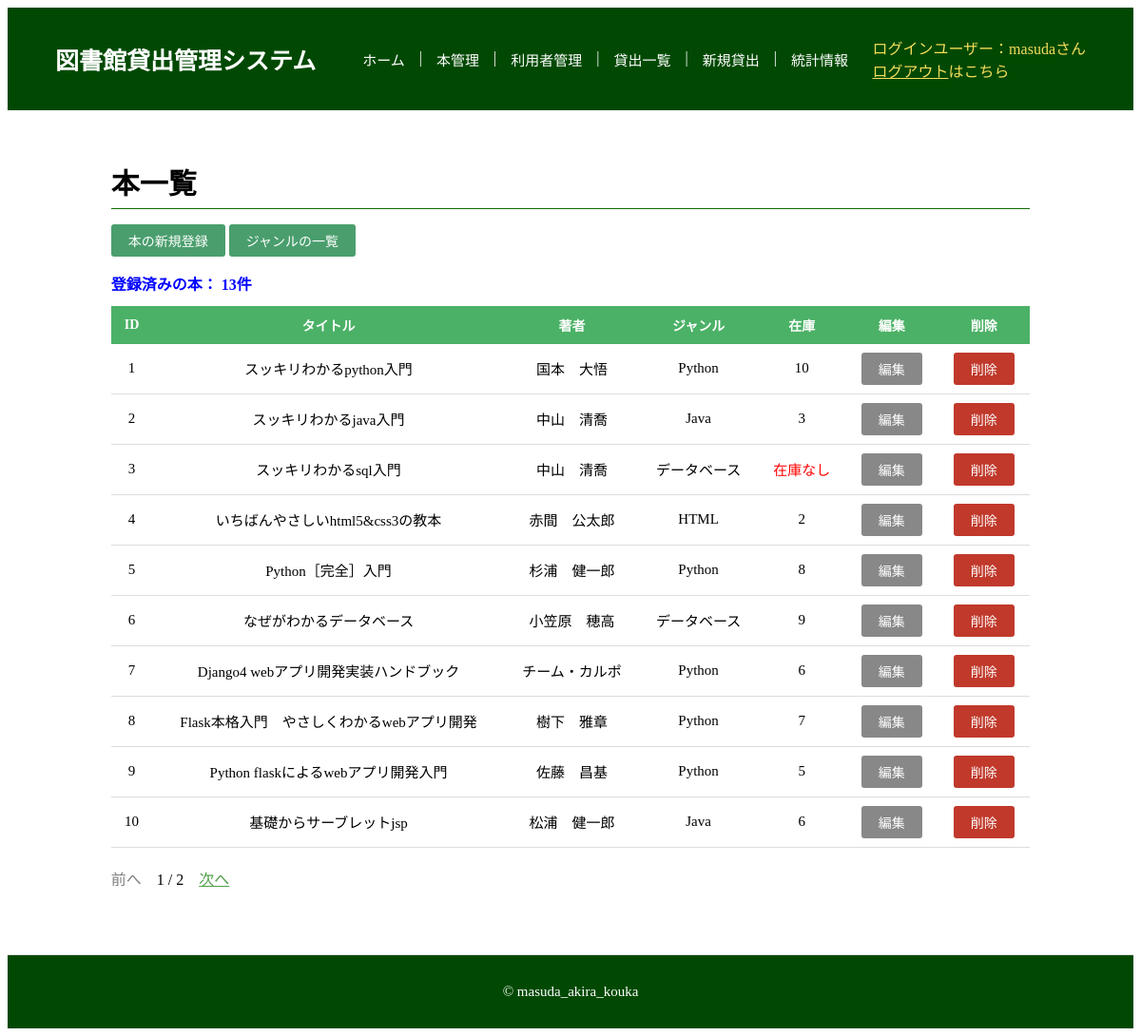
Page /books/books_list (signed in) on the committed database.
### models.py (models this page shows, shortened)
class LoginUser(db.Model, UserMixin):
    __tablename__ = "login_users"
    id = db.Column(db.Integer, primary_key=True)
    username = db.Column(db.String(30), unique=True, nullable=False, index=True)
    email = db.Column(db.String(255), unique=True, nullable=False, index=True)
    password_hash = db.Column(db.String(255), nullable=False)
    created_at = db.Column(db.DateTime, default=datetime.now)
    updated_at = db.Column(db.DateTime, default=datetime.now, onupdate=datetime.now)
    @property
    def password(self):
        raise AttributeError("読み取り不可")

class Book(db.Model):
    __tablename__ = "books"
    book_id = db.Column(db.Integer, primary_key=True)
    title = db.Column(db.String(255), nullable=False)
    author = db.Column(db.String(255), nullable=False)
    genre_id = db.Column(db.Integer, db.ForeignKey("book_genres.genre_id"), nullable=False)
    stock = db.Column(db.Integer, nullable=False)
    book_borrowed_count = db.Column(db.Integer, nullable=False, default=0)

class BookGenre(db.Model):
    __tablename__ = "book_genres"
    genre_id = db.Column(db.Integer, primary_key=True)
    genre_name = db.Column(db.String(255), nullable=False)
    genre_borrowed_count = db.Column(db.Integer, nullable=False, default=0)

### application/books/views.py (the view)
@books.route("/books_list")
@login_required
def books_list():
    books = db.session.query(Book,BookGenre.genre_name).join(BookGenre, Book.genre_id == BookGenre.genre_id).all()
    form = DeleteForm()
    books_pag,page,total_pages = pagination(books)
    return render_template("books/list.html",
                           books_all=books,
                           books=books_pag,
                           page=page,
                           total_pages=total_pages,
                           form=form)

### application/books/forms.py
class DeleteForm(FlaskForm):
    submit = SubmitField("削除")

### app.py (called while the page is built)
@app.template_filter('stock_zero')
def stock_zero(value):
    if value == 0:
        return '在庫なし'
    return value

@app.before_request
def load_user():
    user_id = session.get('_user_id')
    if user_id is None:
        g.user = None
    else:
        g.user = LoginUser.query.get(user_id)

### application/kyotu.py (called while the page is built)
def pagination(db):
    page = request.args.get("page", default=1, type=int)
    per_page = 10
    total = len(db)
    total_pages = (total + per_page - 1) // per_page
    if page < 1:
        page = 1
    if total_pages > 0 and page > total_pages:
        page = total_pages
    start = (page - 1) * per_page
    end = start + per_page
    db_list = db[start:end]
    return db_list, page, total_pages

### models.py (called while the page is built)
@login_manager.user_loader
def load_user(user_id):
    return LoginUser.query.get(user_id)

### templates/books/list.html (shortened to what this page needs)
{% extends "base.html" %}
{% block content %}
<h2 class="site-h2">本一覧</h2>
<p><a href="{{ url_for('books.books_new') }}" class="btn btn-primary">本の新規登録</a>
<a href="{{ url_for('book_genres.book_genres_list') }}" class="btn btn-primary">ジャンルの一覧</a></p>
<div class="message-box">登録済みの本：
    {{ books_all| length }}件
</div>
{% if books %}
<table class="mt-16">
    <tr>
        <th>ID</th>
        <th>タイトル</th>
        <th>著者</th>
        <th>ジャンル</th>
        <th>在庫</th>
        <th>編集</th>
        <th>削除</th>
    </tr>
    {% for book, genre_name in books %}
    <tr>
        <td>{{ book.book_id }}</td>
        <td>
            {{ book.title| capitalize }}
        </td>
        <td>{{ book.author }}</td>
        <td>{{ genre_name }}</td>
        {% if book.stock == 0 %}
        <td><span style="color:red">{{ book.stock| stock_zero }}</span></td>
        {% else %}
        <td>{{ book.stock| stock_zero }}</td>
        {% endif %}
        <td>
            <a href="{{ url_for('books.books_update', id=book.book_id) }}" class="btn btn-secondary">編集</a>
        </td>
        <td>
            <form method="post" action="{{ url_for('books.books_delete', id=book.book_id) }}">
                {{ form.submit(class="btn btn-danger", onclick="return confirm('本当に削除しますか？')") }}
            </form>
        </td>
    </tr>
    {% endfor %}
</table>
{% if total_pages > 1 %}
<div style="margin-top: 20px;">
    {% if page > 1 %}
        <a href="{{ url_for('books.books_list', page=page-1) }}">前へ</a>
    {% else %}
        <span style="color: grey;">前へ</span>
    {% endif %}
    <span style="margin: 0 12px;">{{ page }} / {{ total_pages }}</span>
    {% if page < total_pages %}
        <a href="{{ url_for('books.books_list', page=page+1) }}">次へ</a>
    {% else %}
        <span style="color: grey;">次へ</span>
    {% endif %}
</div>
{% endif %}
{% else %}
<p class="mt-16">本が登録されていません。</p>
{% endif %}
{% endblock %}

### templates/base.html (shortened to what this page needs)
<!DOCTYPE html>
<html lang="ja">
<head>
    <link rel="stylesheet" href="{{ url_for('static', filename='style.css') }}" />
</head>
<body class="site-body">
    <header class="site-header">
        <div class="header-inner">
            <span class="site-title">図書館貸出管理システム</span>
            <nav class="nav-links">
                <a href="{{ url_for('home') }}">ホーム</a>|
                <a href="{{ url_for('books.books_list') }}">本管理</a>|
                <a href="{{ url_for('users.users_list') }}">利用者管理</a>|
                <a href="{{ url_for('borrows.borrows_active_list') }}">貸出一覧</a>|
                <a href="{{ url_for('borrows.borrows_new') }}">新規貸出</a>|
                <a href="{{ url_for('ranking.ranking_list') }}">統計情報</a>
            </nav>
            {% if g.user %}
            <div class="user-info">
                <span>ログインユーザー：{{ g.user.username }}さん</span><br>
                <a href="{{ url_for('auth.logout') }}">ログアウト</a>はこちら
            </div>
            {% endif %}
        </div>
    </header>
    <main class="main-content">
        {% block content %}{% endblock %}
    </main>
    <footer class="site-footer">
        <p>&copy; masuda_akira_kouka</p>
    </footer>
</body>
</html>

### static/style.css (style rules this page uses)
.site-body { display: flex; flex-direction: column; min-height: 100vh; }
.site-header { background-color: #014902; padding: 30px 50px; }
.header-inner { display: flex; align-items: center; gap: 24px; flex-wrap: wrap; }
.main-content { flex: 1; width: 85%; margin: 28px auto; padding: 0 20px; box-sizing: border-box; }
.site-footer { text-align: center; padding: 15px; margin-top: 40px; border-top: 1px solid #ddd; font-size: 15px; color: white; background-color: #014902; }
.site-title { color: white; font-weight: bold; font-size: 25px; padding-right: 25px; }
.nav-links { display: flex; gap: 15px; flex: 1; color: white; }
.nav-links a { color: #fff; text-decoration: none; font-size: 15px; }
.user-info { align-items: center; gap: 12px; color: rgb(243, 220, 91); }
.user-info a { color: rgb(243, 220, 91); }
.site-h2 { font-size: 30px; margin-bottom: 16px; border-bottom: 1px solid #126d04; padding-bottom: 6px; }
.message-box { color: blue; font-weight: bold; }
table { width: 100%; border-collapse: collapse; margin-top: 12px; background-color: #fff; }
th { background-color: #4bb166; color: #fff; padding: 10px 12px; text-align: center; font-size: 14px; }
td { padding: 9px 12px; text-align: center; border-bottom: 1px solid #ddd; font-size: 15px; }
.btn { display: inline-block; padding: 7px 18px; border: none; border-radius: 3px; font-size: 14px; cursor: pointer; text-decoration: none; }
.btn-primary { background-color: #4a9e6d; color: #fff; }
.btn-secondary { background-color: #888; color: #fff; }
.btn-danger { background-color: #c0392b; color: #fff; }
a { color: #529e4a; }

### rows in the picture
LoginUser: user.username "masuda"
Book: book_id "1", title "スッキリわかるpython入門", author "国本 大悟", genre_name "Python", stock|stock_zero "10"
Book: book_id "2", title "スッキリわかるjava入門", author "中山 清喬", genre_name "Java", stock|stock_zero "3"
Book: book_id "3", title "スッキリわかるsql入門", author "中山 清喬", genre_name "データベース", stock|stock_zero "在庫なし"
Book: book_id "4", title "いちばんやさしいhtml5&css3の教本", author "赤間 公太郎", genre_name "HTML", stock|stock_zero "2"
Book: book_id "5", title "Python［完全］入門", author "杉浦 健一郎", genre_name "Python", stock|stock_zero "8"
Book: book_id "6", title "なぜがわかるデータベース", author "小笠原 穂高", genre_name "データベース", stock|stock_zero "9"
Book: book_id "7", title "Django4 webアプリ開発実装ハンドブック", author "チーム・カルポ", genre_name "Python", stock|stock_zero "6"
Book: book_id "8", title "Flask本格入門 やさしくわかるwebアプリ開発", author "樹下 雅章", genre_name "Python", stock|stock_zero "7"
Book: book_id "9", title "Python flaskによるwebアプリ開発入門", author "佐藤 昌基", genre_name "Python", stock|stock_zero "5"
Book: book_id "10", title "基礎からサーブレットjsp", author "松浦 健一郎", genre_name "Java", stock|stock_zero "6"

### other values in the picture
{{ books_all| length }} "13"
{{ page }} "1"
{{ total_pages }} "2"
